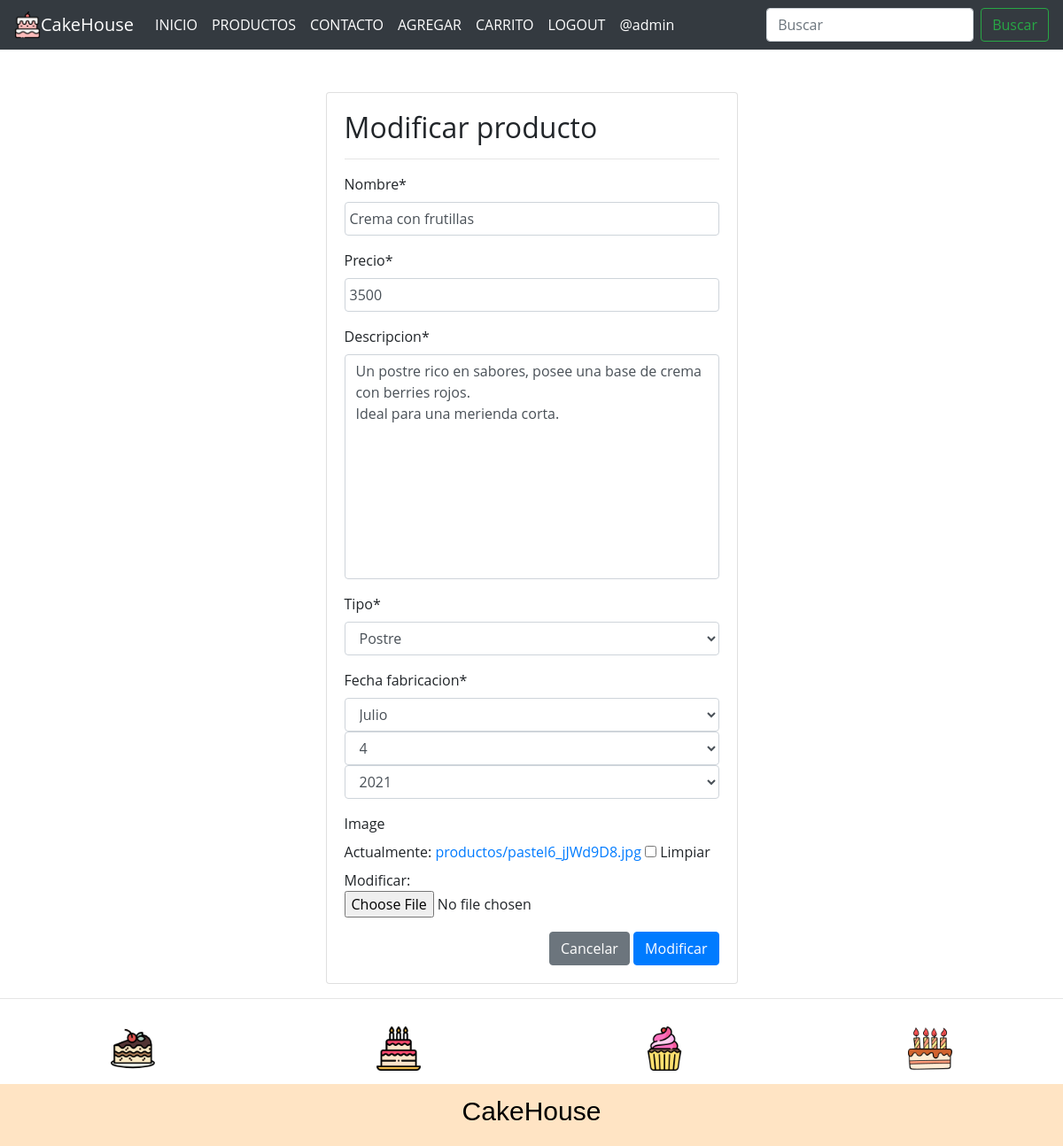
/modificar-producto/4/ (signed in), run on the app's committed database.
### app/models.py (models this page shows, shortened)
class Producto(models.Model):
    nombre = models.CharField(max_length=50)
    precio = models.IntegerField()
    descripcion = models.TextField()
    tipo = models.ForeignKey(Tipo, on_delete=models.PROTECT)
    fecha_fabricacion = models.DateField()
    image = models.ImageField(upload_to="productos", null=True)

class Tipo(models.Model):
    nombre = models.CharField(max_length=50)
    def __str__(self):
        return self.nombre

### app/views.py (the view, shortened to what this page needs)
# urls.py: path('modificar-producto/<id>/', modificar_producto, name="modificar_producto"),
@permission_required('app.change_producto')
def modificar_producto(request, id):
    producto = get_object_or_404(Producto, id=id)
    data = {'form': ProductoForm(instance=producto)}
    return render(request, 'app/producto/modificar.html', data)

### app/forms.py
class ProductoForm(forms.ModelForm):
    nombre = forms.CharField(min_length=3, max_length=50)
    image = forms.ImageField(required=False)
    class Meta:
        model = Producto
        fields = '__all__'
        widgets = {
            "fecha_fabricacion": forms.SelectDateWidget()
        }

### app/templates/app/producto/modificar.html (shortened to what this page needs)
{% extends 'app/base.html' %}
{% block contenido %}
{% load crispy_forms_tags %}
<br><br>
<div class="row">
    <div class="col-12 col-md-6 offset-md-3">
        <div class="card">
            <div class="card-body">
                <h2>Modificar producto</h2>
                <hr>
                <form action="" method="POST" enctype="multipart/form-data">
                    {{ form | crispy }}
                    <div class="d-flex justify-content-end">
                        <input type="reset" value="Cancelar" class="btn btn-secondary">
                        <input type="submit" value="Modificar" class="btn btn-primary">
                    </div>
                </form>
            </div>
        </div>
    </div>
</div>
{% endblock %}

### app/templates/app/base.html (shortened to what this page needs)
<!DOCTYPE html>
<html lang="es">
<head>
    <link rel="stylesheet" href="https://cdn.jsdelivr.net/bxslider/4.2.12/jquery.bxslider.css">
    {% load static %}
    <link rel="stylesheet" href="https://cdn.jsdelivr.net/npm/bootstrap@4.6.0/dist/css/bootstrap.min.css"
>
    <link rel="stylesheet" href="{% static 'app/css/estilos.css' %}">
</head>
<body>
    <nav class="navbar navbar-expand-md navbar-dark bg-dark">
        <img src="{% static 'app/img/pastel.png' %}" alt="" width="30" height="30">
        <a class="navbar-brand" href="{% url 'home' %}">CakeHouse</a>
        <div class="collapse navbar-collapse" id="navbarSupportedContent">
            <ul class="navbar-nav mr-auto">
                <li class="nav-item active">
                    <a class="nav-link" href="{% url 'home' %}">INICIO<span class="sr-only">(current)</span></a>
                </li>
                <li class="nav-item active">
                    <a class="nav-link" href="{% url 'productos' %}">PRODUCTOS<span class="sr-only">(current)</span></a>
                </li>
                <li class="nav-item active">
                    <a class="nav-link" href="{% url 'contacto' %}">CONTACTO<span class="sr-only">(current)</span></a>
                </li>
                {% if perms.app.add_producto %}
                <li class="nav-item active">
                    <a class="nav-link" href="{% url 'agregar_producto' %}">AGREGAR</a>
                </li>
                {% endif %}
                {% if perms.app.view_producto %}
                <li class="nav-item active">
                    <a class="nav-link" href="{% url 'listar_productos' %}">CARRITO</a>
                </li>
                {% endif %}
                {% if user.is_authenticated %}
                <li class="nav-item active">
                    <a class="nav-link" href="{% url 'logout' %}">LOGOUT<span class="sr-only">(current)</span></a>
                </li>
                <li class="nav-item active">
                    <a class="nav-link" href="#">@{{ user.username }}<span class="sr-only">(current)</span></a>
                </li>
                {% endif %}
            </ul>
            <form class="form-inline my-2 my-lg-0">
                <input class="form-control mr-sm-2" type="search" placeholder="Buscar" aria-label="Buscar">
                <button class="btn btn-outline-success my-2 my-sm-0" type="submit">Buscar</button>
            </form>
        </div>
    </nav>
    <div id="contenido">
        {% block contenido %}
        {% endblock %}
    </div>
    <hr>
    <footer>
        <div class="marcas">
            <img src="{% static 'app/img/footer/pastel2.png' %}" alt="">
            <img src="{% static 'app/img/footer/pastel3.png' %}" alt="">
            <img src="{% static 'app/img/footer/pastel4.png' %}" alt="">
            <img src="{% static 'app/img/footer/pastel5.png' %}" alt="">
        </div>
        <div class="logo_footer">
            <h3>CakeHouse</h3>
        </div>
    </footer>
</body>
</html>

### app/static/app/css/estilos.css (style rules this page uses)
* { margin:0; padding:0; }
body { background-color: rgb(255, 255, 255); font-family: 'Open Sans', sans-serif; }
nav { display: flex; justify-content: flex-end; align-items: center; height: 100%; }
nav a { color:white; text-decoration: none; }
#contenido { width: 80%; margin:auto; max-width: 1280px; min-height: 100vh; }
footer { width: 100%; height: 300px; background-color: bisque; }
footer > .marcas { width: 100%; height: 80px; background-color: #4A5568; display: flex; justify-content: space-around; align-items: center; }
footer > .marcas > img { width: 50px; }
footer > .logo_footer { display: flex; justify-content: center; align-items: center; height: calc(100% - 80px); }
input[type=text], input[type=email], input[type=number], select, textarea { width: 100%; padding: 5px; }
textarea { resize: none; }

### app/templates/app/base.html (style rules this page uses)
h3 { color: #000000; font-weight: normal; font-size: 30px; font-family: Arial; }
footer { width: 100%; height: 150px; background-color: bisque; }
footer > .marcas { width: 100%; height: 80px; background-color: rgb(255, 255, 255); display: flex; justify-content: space-around; align-items: center; }

### data on the page
Producto: nombre "Crema con frutillas", precio "3500", descripcion "Un postre rico en sabores, posee una base de crema con berries rojos. Ideal para una merienda corta.", tipo "Postre"

### other printed values
{{ user.username }} "admin"
